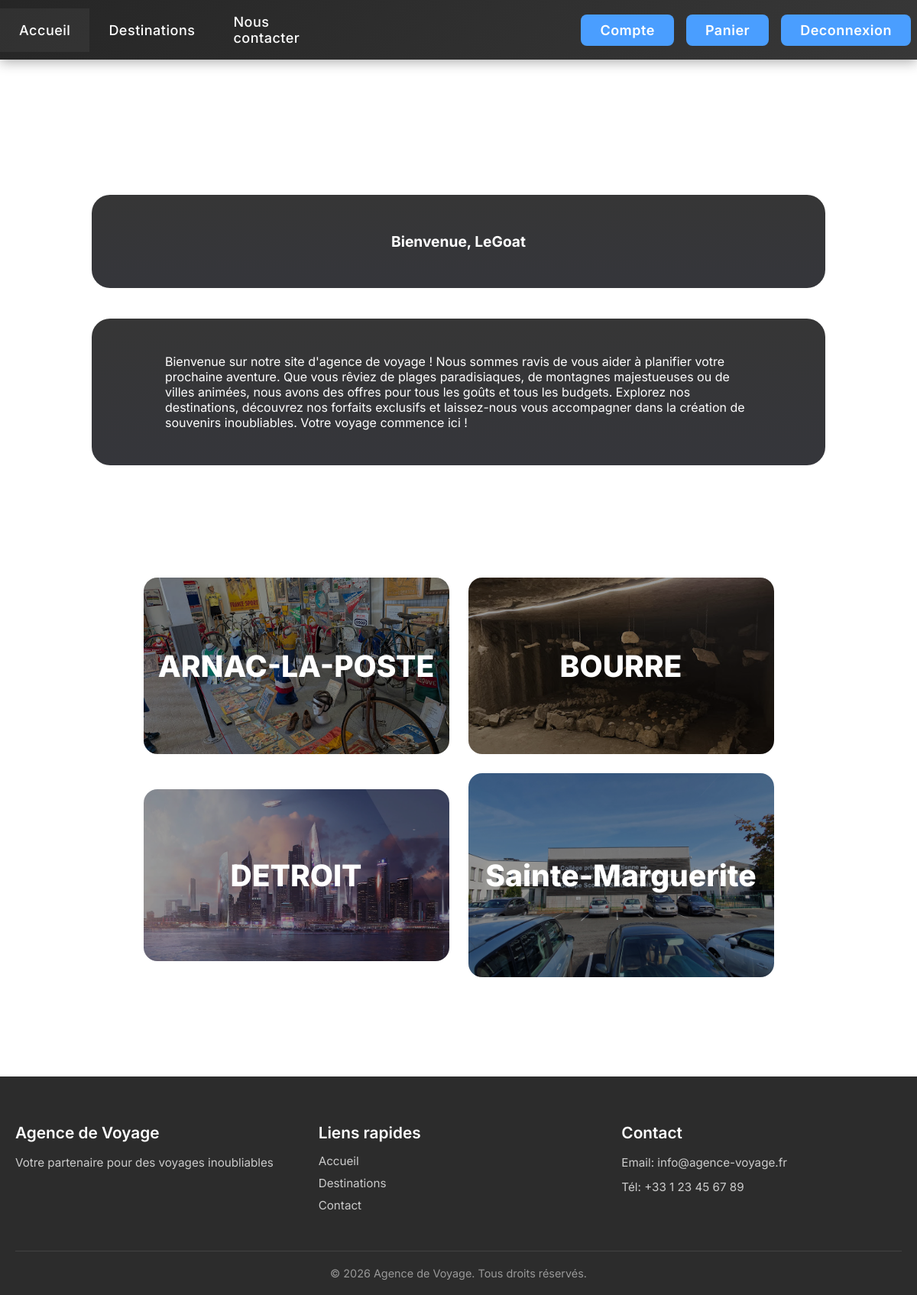
/index.php (signed in), run on the app's committed database.
### tables this page shows
CREATE TABLE IF NOT EXISTS `voyages` (
  `id` int NOT NULL AUTO_INCREMENT,
  `description` varchar(255) NOT NULL,
  `nom` varchar(50) NOT NULL,
  `image` varchar(50) NOT NULL,
  `prix` smallint NOT NULL,
  `meilleurPeriode` varchar(200) NOT NULL,
  `activite` varchar(255) NOT NULL,
  PRIMARY KEY (`id`),
  UNIQUE KEY `nom` (`nom`)
);

### includes/utils.php (called while the page is built, shortened)
<?php
include "config/pdo.php";
function getAllDestinations() {
    global $pdo;
    $stmt = $pdo->prepare("SELECT * FROM voyages");
    $stmt->execute();
    $fetch = $stmt->fetchAll(PDO::FETCH_ASSOC);
    $destinations = [];
    foreach ($fetch as $row) {
        $destinations[$row['nom']] = $row;
    }
    return $destinations;
}
?>

### index.php (the view, shortened to what this page needs)
<!DOCTYPE html>
<html lang="en">
<head>
    <link rel="stylesheet" href="styles/base.css">
    <link rel="stylesheet" href="styles/navigation.css?v=<?php echo time(); ?>">
    <link rel="stylesheet" href="styles/components.css">
    <link rel="stylesheet" href="styles/forms.css">
    <link rel="stylesheet" href="styles/footer.css?v=<?php echo time(); ?>">
</head>
<body>
    <?php include 'includes/header.php'; ?>
    <?php include 'includes/utils.php'; ?>
    <h1 class="titre">Agence de voyage</h1>
    <?php if (isset($_SESSION['pseudo'])): ?>
        <div class="welcome-container">
            <p class="inpresentation" style="text-align: center; font-weight: bold; font-size: 1.2em; padding-bottom: 30px;">
                Bienvenue, <?php echo htmlspecialchars(explode('@', $_SESSION['pseudo'])[0]); ?>
            </p>
        </div>
    <?php endif; ?>
    <div class="presentation">
        <p class="inpresentation">Bienvenue sur notre site d'agence de voyage ! Nous sommes ravis de vous aider à planifier votre prochaine aventure. Que vous rêviez de plages paradisiaques, de montagnes majestueuses ou de villes animées, nous avons des offres pour tous les goûts et tous les budgets. Explorez nos destinations, découvrez nos forfaits exclusifs et laissez-nous vous accompagner dans la création de souvenirs inoubliables. Votre voyage commence ici !</p>
    </div>
    <h1 class="titre">Voyages en tendances</h1>
    <div class="tendances">
        <?php
        $allDestination = getAllDestinations();
        foreach ($allDestination as $info) {
            echo '<div class="city"><a href="destinationinfo.php?select=' . $info["nom"] . '"><img src="' . $info["image"] . '" alt="' . $info["nom"] . '"><h2 class="nom">' . $info["nom"] . '</h2></a></div>';
        } ?>
    </div>
    <?php include 'includes/footer.php'; ?>
</body>
</html>

### styles/base.css (style rules this page uses)
body { background-image: url("../rsc/image.png"); background-size: cover; background-attachment: fixed; margin: 0; padding: 0; min-height: 100vh; display: flex; flex-direction: column; }

### styles/components.css (style rules this page uses)
.titre { font-size: 50px; text-align: center; width: 100%; position: relative; color: white; font-family: "Inter", sans-serif; }
.presentation, .welcome-container { width: 80%; margin: 20px auto; background: linear-gradient(#363636, #35363b); border-radius: 2vw; font-family: "Inter", sans-serif; }
.inpresentation { padding: 30px 10%; color: white; }
.tendances { display: flex; flex-wrap: wrap; justify-content: center; align-items: center; gap: 25px; margin-bottom: 50px; }
.city { position: relative; max-width: 30%; min-width: 400px; display: flex; justify-content: center; align-items: center; transition: transform 0.3s; }
.city a { position: relative; display: flex; justify-content: center; align-items: center; transition: transform 0.3s; }
.city img { width: 100%; height: auto; border-radius: 18px; filter: brightness(60%); transition: 0.3s; }
.city .nom { position: absolute; text-align: center; font-size: clamp(12px, 5vw, 39px); font-weight: 800; font-family: "Inter", sans-serif; color: white; white-space: nowrap; transition: 0.3s; }

### data on the page
voyages: image (picture), nom "ARNAC-LA-POSTE"
voyages: image (picture), nom "BOURRE"
voyages: image (picture), nom "DETROIT"
voyages: image (picture), nom "Sainte-Marguerite"

### other printed values
explode('@', $_SESSION['pseudo'])[0] "LeGoat"
